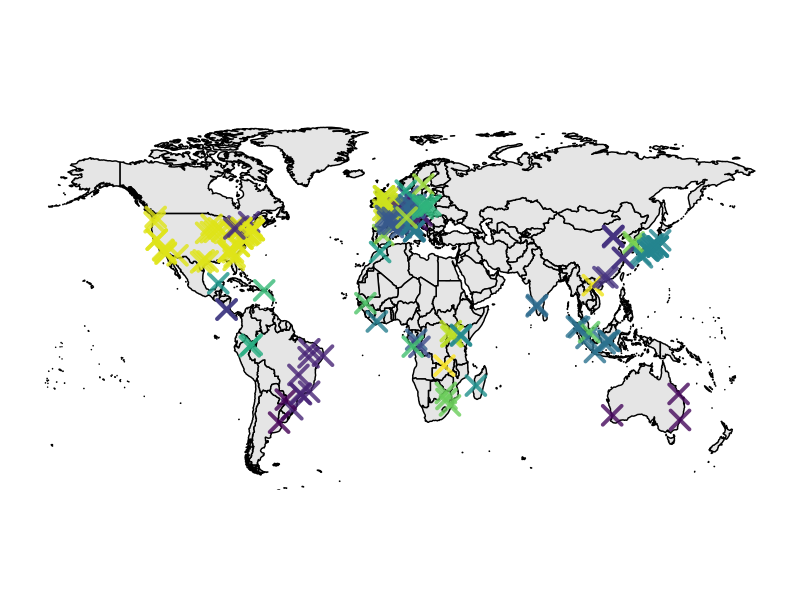
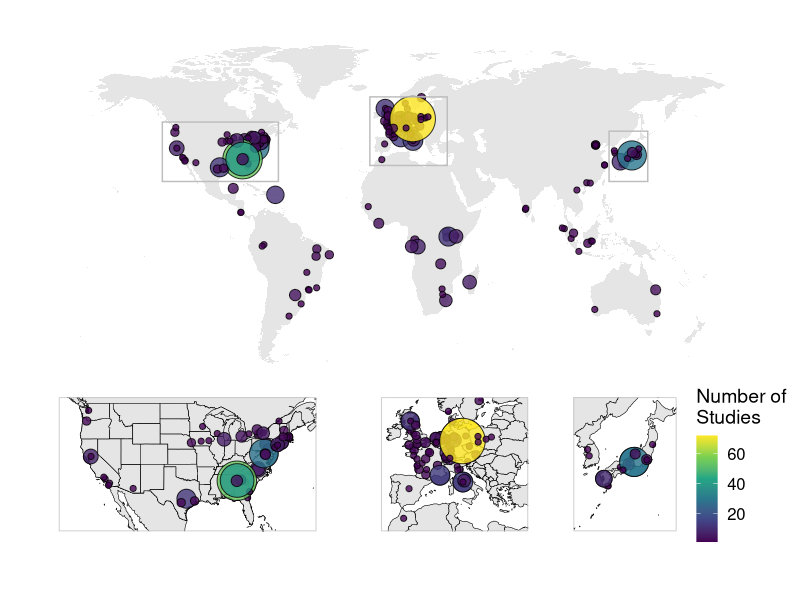
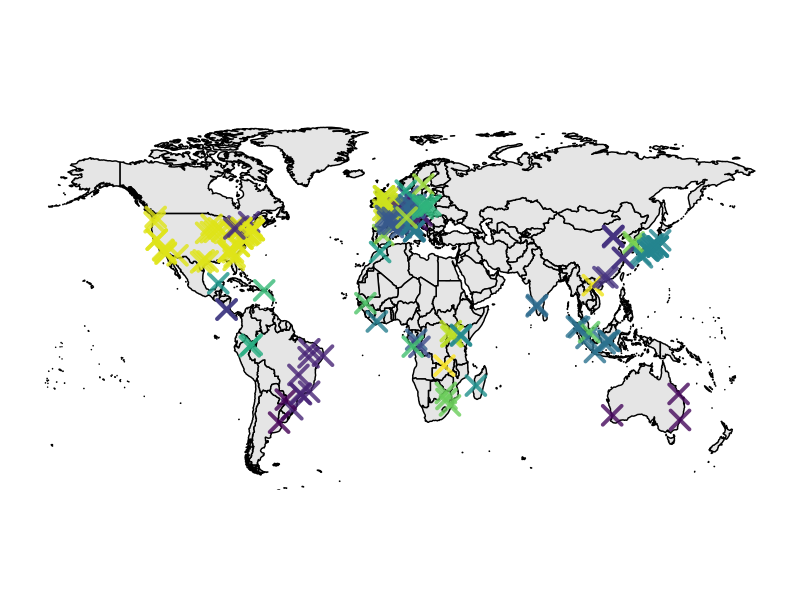
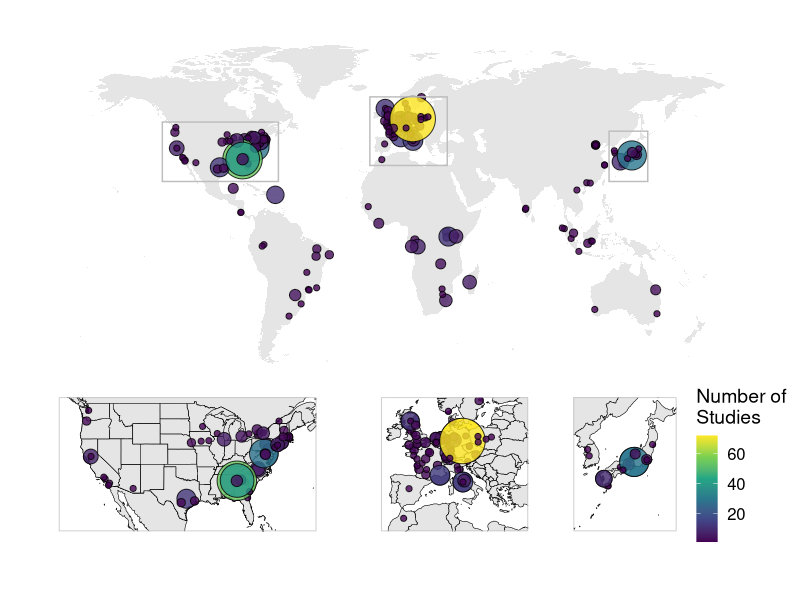

Here is the R script that generated these plots, in order:
## ---- chunk 1
library(tidyverse)
library(cowplot)
library(maps)
library(ggforce)
library(viridis)
## ---- chunk 2
studies <- read_csv("../data/studies_gsheet.csv")
sites <- read_csv("../data/sites_gsheet.csv")
## ---- chunk 3
df <- studies %>% 
  group_by(site) %>% 
  summarise(Nstudies = n_distinct(studyID)) %>% 
  left_join(sites)
## ---- chunk 4
world <- map("world", plot = FALSE, fill = TRUE) %>% fortify()
## ---- chunk 5
# sanity check that coordinates are in the right country
# within a country, all Xs should be the same color
ggplot(df, aes(x = long, y = lat)) +
  geom_polygon(data = world, aes(group = group), col = "black", fill = "grey90") +
  geom_point(aes(col = country), size = 5, shape = 4, stroke = 2, alpha = .8) +
  coord_fixed(1.3, ylim = c(-55, 83.59961)) +
  scale_color_viridis_d() +
  theme_map() +
  guides(col = "none")
## ---- chunk 6
ggsave("map.pdf", width = 20, height = 10, scale = 2)
## ---- chunk 7
m <- ggplot(df, aes(x = long, y = lat)) +
  geom_polygon(data = world, aes(group = group), fill = "grey90") +
  geom_point(aes(size = Nstudies, fill = Nstudies), shape = 21, alpha = .8) +
  scale_size_area("Number of\nStudies", max_size = 15) +
  scale_fill_viridis_c("Number of\nStudies") +
  theme_map() +
  guides(size = "none")

legend <- get_legend(m)

mx <- m +
  annotate("rect", ymin = c(24, 31, 24), ymax = c(46, 61, 50), xmin = c(124, -12, -130), 
           xmax = c(146, 32, -64), size = .5, col = "grey", fill = NA) + 
  coord_fixed(1.3, ylim = c(-55, 83.59961)) +
  theme(legend.position = "none")
## ---- chunk 8
# japan
m1 <- m + 
  geom_polygon(data = world, aes(group = group), col = "black", fill = "grey90", lwd = .2) +
  geom_point(aes(size = Nstudies, fill = Nstudies), shape = 21, alpha = .8) +
  coord_fixed(1.3, ylim = c(25, 45), xlim = c(125, 145)) +
  theme(legend.position = "none") +
  panel_border(color = "grey", size = .5)

# europe
m2 <- m + 
  geom_polygon(data = world, aes(group = group), col = "black", fill = "grey90", lwd = .2) +
  geom_point(aes(size = Nstudies, fill = Nstudies), shape = 21, alpha = .8) +
  coord_fixed(1.3, ylim = c(32, 60), xlim = c(-10, 30)) +
  theme(legend.position = "none") +
  panel_border(color = "grey", size = .5)

# contiguous us
usa = map("state", plot = FALSE, fill = TRUE) %>% fortify() # "usa"

m3 <- m + 
  geom_polygon(data = world, aes(group = group), col = "black", fill = "grey90", lwd = .2) +
  geom_polygon(data = usa, aes(group = group), col = "black", fill = "grey90", lwd = .2) +
  geom_point(aes(size = Nstudies, fill = Nstudies), shape = 21, alpha = .8) +
  coord_fixed(1.3, ylim = c(25, 49), xlim = c(-127, -67)) +
  theme(legend.position = "none") +
  panel_border(color = "grey", size = .5)
## ---- chunk 9
bottom_row <- plot_grid(m3, m2, m1, legend, nrow = 1, rel_widths = c(2, 1.18, .85, .5))
plot_grid(mx, bottom_row, ncol = 1, rel_heights = c(2.4, 1)) +
  theme(plot.margin = unit(c(.5, .5, 1.5, .5), "cm"))
## ---- chunk 10
ggsave("map_insets.pdf", width = 8, height = 5.5, scale = 2)
## ---- chunk 11
sessionInfo()
